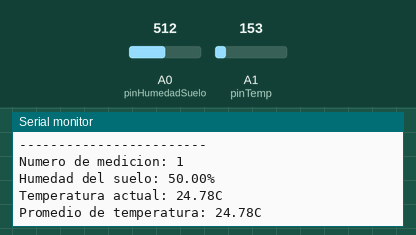
A sketch run on a simulated Arduino Uno, built with avr-gcc and run on an emulated ATmega328P. Parts: the last lines printed to the serial monitor. The inputs (shaded band) are chosen by the test bench; at power-on: A1 (pinTemp) = 153, A0 (pinHumedadSuelo) = 512.

Above: at 18.0 s.
18.1 s: A1 (pinTemp) set to 165
At 21.2 s:
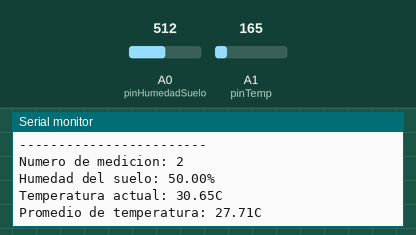
33.1 s: A0 (pinHumedadSuelo) set to 716
At 41.2 s:
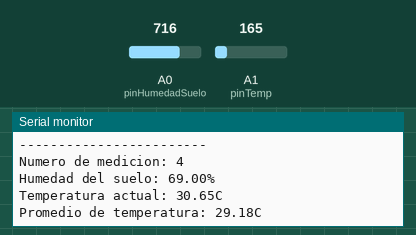
48.1 s: A1 (pinTemp) set to 175
At 51.2 s:
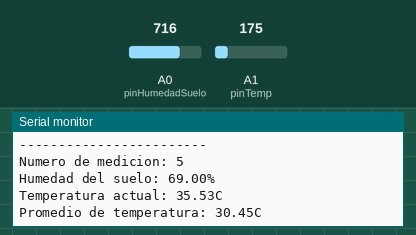
63.1 s: A0 (pinHumedadSuelo) set to 900
At 71.2 s:
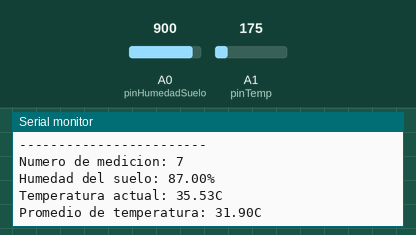
Timing chart, 0 to 72.7 s (numbered marks = the images above; inputs shaded):
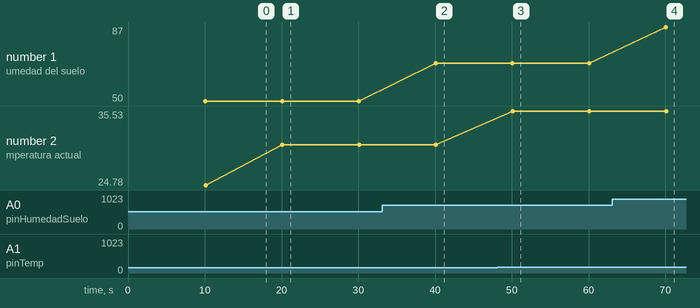

Measured:
- after the input at 18.1 s, the serial monitor: prints a new line after 2.0 s (image 1)
- after the input at 33.1 s, the serial monitor: prints a new line after 7.0 s (image 2)
- after the input at 48.1 s, the serial monitor: prints a new line after 2.0 s (image 3)
- after the input at 63.1 s, the serial monitor: prints a new line after 7.0 s (image 4)
- plotted number 1: 50 → 69 after the input at 33.1 s, 69 → 87 after the input at 63.1 s
- plotted number 2: 24.78 → 30.65 after the input at 18.1 s, 30.65 → 35.53 after the input at 48.1 s

The sketch:

copy_of_copy_of_2.ino
```cpp
// C++ code
//
// Definimos los pines de los sensores
const int pinHumedadSuelo = A0;
const int pinTemp = A1;

// Variables para almacenar los valores leídos
int valorHumedad;
float valorTemp;
float temperaturaC;
float promedioTemperatura = 0.0;
int numMediciones = 0;
float humedadPorcentaje;

// Variable para almacenar el tiempo de la última lectura
unsigned long ultimoTiempo = 0;
const unsigned long intervalo = 10000; // Intervalo de 10 segundos

void setup() {
  // Iniciamos la comunicación serial
  Serial.begin(9600);
}

void loop() {
  // Verificar si han pasado 10 segundos desde la última lectura
  unsigned long tiempoActual = millis();
  if (tiempoActual - ultimoTiempo >= intervalo) {
    ultimoTiempo = tiempoActual;
    leerSensores();
  }
}

// Función para leer y mostrar los datos del sensor
void leerSensores() {
  // Leer el valor del sensor de humedad de suelo
  valorHumedad = analogRead(pinHumedadSuelo);
  // Escalar el valor de humedad de 0-1023 a 0-100%
  humedadPorcentaje = map(valorHumedad, 0, 1023, 0, 100);

  // Leer el valor del sensor TMP36
  valorTemp = analogRead(pinTemp);
  // Convertir el valor analógico a voltaje (en milivoltios)
  float voltaje = valorTemp * (5000.0 / 1023.0);
  // Convertir el voltaje a temperatura en grados Celsius
  temperaturaC = (voltaje - 500.0) / 10.0;

  // Calcular promedio de temperatura
  promedioTemperatura = ((promedioTemperatura * numMediciones) + temperaturaC) / (numMediciones + 1);
  numMediciones++;

  // Llamar subrutina para mostrar datos
  mostrarDatos();
}

void mostrarDatos() {
  Serial.println("Sacon Macias Silvia Yajaira");
  Serial.println("------------------------");
  Serial.print("Numero de medicion: ");
  Serial.println(numMediciones);
  Serial.print("Humedad del suelo: ");
  Serial.print(humedadPorcentaje);
  Serial.println("%");
  Serial.print("Temperatura actual: ");
  Serial.print(temperaturaC);
  Serial.println("C");
  Serial.print("Promedio de temperatura: ");
  Serial.print(promedioTemperatura);
  Serial.println("C");
}
```
